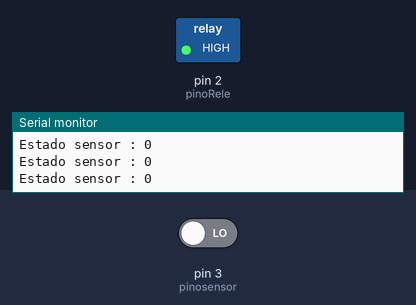
A sketch run on a simulated Arduino Uno, built with avr-gcc and run on an emulated ATmega328P. Shown: switched loads named in the sketch (green lamp = pin HIGH), the last lines printed to the serial monitor. Inputs (shaded band) come from the test bench; at power-on: pin 3 (pinosensor) LOW.

Above: at 1.2 s.
1.3 s: pin 3 (pinosensor) driven HIGH
At 2.5 s:
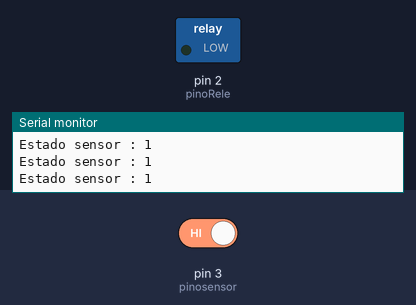
2.8 s: pin 3 (pinosensor) driven LOW
At 3.8 s:
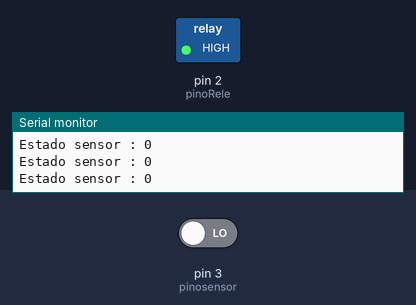
Timing chart, 0 to 5.8 s (numbered marks = the images above; inputs shaded):
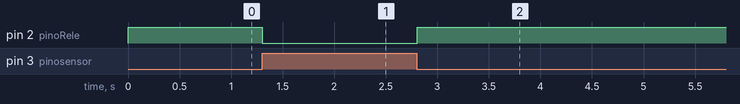

The sketch:

Sensor_Boia.ino
```cpp
// Programa : Teste sensor liquido Arduino
// Autor : Arduino e Cia

// Pino ligado ao sensor de nivel de liquido
int pinosensor = 3;
int pinoRele = 2;

void setup()
{
  Serial.begin(9600);
  pinMode(pinosensor, INPUT);
  pinMode(pinoRele, OUTPUT);
}

void loop()
{
  int estado = digitalRead(pinosensor);
  Serial.print("Estado sensor : ");
  Serial.println(estado);
  switch(estado)
  {
  case 0:
    digitalWrite(pinoRele, HIGH);
    break;
  case 1:
    digitalWrite(pinoRele, LOW);
    break;
  }
  delay(100);
}
```

Measured:
- after the input at 1.3 s, pin 2 (pinoRele): HIGH → LOW at once
- after the input at 2.8 s, pin 2 (pinoRele): LOW → HIGH at once
